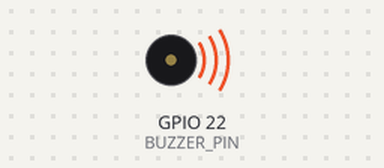
Recording of a sketch running on a simulated ESP32. On the bench: buzzer (waves = sounding).

Above: at 0.2 s.
Timing chart, 0 to 3.0 s (numbered marks = the images above):
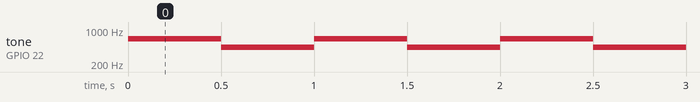

Measured:
- by itself, tone on GPIO 22 (BUZZER_PIN): alternates 659 Hz for 0.50 s and 440 Hz for 0.50 s

The sketch:

diy2-4-2.ino
```cpp
#define BITS 10
#define BUZZER_PIN 22

void setup() {
#if ESP_ARDUINO_VERSION >= ESP_ARDUINO_VERSION_VAL(3, 0, 0)
  ledcAttachChannel(BUZZER_PIN, 2000, BITS, 0);  // 接腳, 頻率, 解析度, 通道
#else
  ledcSetup(0, 2000, BITS);   // PWM預設為20KHz，10位元解析度。
  ledcAttachPin(BUZZER_PIN, 0);
#endif
}

void loop() {
  ledcWriteNote(0, NOTE_E, 5);  // 通道0的頻率設成659Hz
  delay(500);
  ledcWriteNote(0, NOTE_A, 4);  // 通道0的頻率設成440Hz
  delay(500);
}
```
